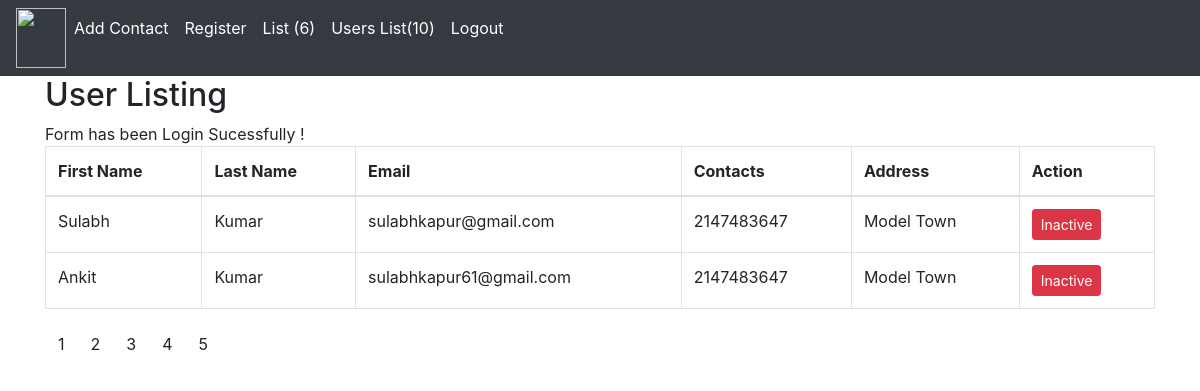
/list_register.php?page=3 (signed in), run on the app's committed database.
### tables this page shows
CREATE TABLE `registartion_1` (
  `id` int(12) NOT NULL,
  `first_name` text DEFAULT NULL,
  `last_name` text DEFAULT NULL,
  `email` varchar(255) DEFAULT NULL,
  `password` varchar(255) DEFAULT NULL,
  `contact` int(255) DEFAULT NULL,
  `address` varchar(255) DEFAULT NULL,
  `created_date` datetime NOT NULL DEFAULT current_timestamp(),
  `updated_date` datetime NOT NULL DEFAULT current_timestamp(),
  `is_active` int(12) NOT NULL DEFAULT 1,
  `image` varchar(255) DEFAULT NULL
);

### function.php (called while the page is built, shortened)
<?php
function getTotaluser($connection){
  $query1 = "SELECT COUNT(id) as total_count FROM registartion_1";
  $res1 = mysqli_query($connection,$query1);
  $out = false;
  while($row1 = mysqli_fetch_assoc($res1)){
    $out = $row1['total_count'];
  }
  return $out;
}
?>

### list_register.php (the view, shortened to what this page needs)
<?php
include('./connection.php');
include('./function.php');
$total_rec = getTotaluser($connection);
$limit_user = 2;
$total_pages = ceil($total_rec/$limit_user);
$current_pages = 1;
if(isset($_GET['page']) && !empty($_GET['page'])){
  $current_pages= $_GET['page'];
}
$offset_1 = ($current_pages-1) * $limit_user;
$query_1 = 'SELECT * FROM registartion_1  Limit '.$limit_user.' OFFSET '.$offset_1;
$res = mysqli_query($connection,$query_1);
$output = [];
while($row_1 = mysqli_fetch_assoc($res)){
    $output[] = $row_1;
}
$success = false;
if(isset($_SESSION['success']) AND !empty($_SESSION['success'])){
  $success = $_SESSION['success'];
}
?>
<!DOCTYPE html>
<html lang="en">
<html lang="en">
<head>
  <link rel="stylesheet" href="https://stackpath.bootstrapcdn.com/bootstrap/4.5.0/css/bootstrap.min.css">
<link rel="stylesheet" href="https://maxcdn.bootstrapcdn.com/font-awesome/4.7.0/css/font-awesome.min.css">
</head>
<body>
<?php include ('./nav_bar.php'); ?>
<div class="container">
  <h2>User Listing</h2>
  <?php if(count($output) > 0) { ?>
    <?php echo  $success;?>
  <table class="table table-bordered">
    <thead>
      <tr>
        <th>First Name</th>
        <th>Last Name</th>
        <th>Email</th>
        <th>Contacts</th>
        <th>Address</th>
        <th>Action</th>
      </tr>
    </thead>
    <tbody>
    <?php foreach($output as $key => $value){?>
        <tr>
            <td><?php echo $value['first_name']; ?></td>
            <td><?php echo $value['last_name']; ?></td>
            <td><?php echo $value['email']; ?></td>
            <td><?php echo $value['contact']; ?></td>
            <td><?php echo $value['address']; ?></td>
            <td>
            <?php
              if($value['is_active']==0){
                echo '<a class="btn btn-sm btn-success" href ="./update_user_status.php?id='. $value['id'].'&is_active=1">Active</a>';
              } else{
                echo '<a class="btn btn-sm btn-danger" href ="./update_user_status.php?id='. $value['id'].'&is_active=0">Inactive</a>';
              }
              ?>
            </td>
        </tr>
    <?php } ?>
    </tbody>
  </table>
  <ul class="pagination">
    <?php for($i=1; $i<=$total_pages; $i++){?>
       <li><a type="button" class="btn btn-submit" href="http://localhost/Project1/list_register.php?page=<?php echo $i;?>"> <?php echo $i;?></a></li>
     <?php }?>
</ul>
  <?php }  else {?>
    <h3>Sorry,No Data is available!</h3>
<?php } ?>
</div>
</body>
</html>

### nav_bar.php (shortened to what this page needs)
<?php
$author_id=$_SESSION['user_id'];
$image_query ="SELECT * FROM registartion_1 WHERE id = $author_id";
$res_1 = mysqli_query($connection,$image_query);
while($row_image = mysqli_fetch_assoc($res_1)){
  $out_1 = $row_image['image'];
}
$query = "SELECT COUNT(*) as total_record FROM contact WHERE auth_id = '$author_id'";
$result = mysqli_query($connection ,$query);
while($row= mysqli_fetch_assoc($result)){
    $count = $row['total_record'];
}
$query = "SELECT COUNT(id) as total_count FROM registartion_1";
$res = mysqli_query($connection,$query);
while($row_1=mysqli_fetch_assoc($res)){
$count_1 = $row_1['total_count'];
}
?>
  <nav class="navbar navbar-expand-lg navbar-dark bg-dark">
  <div class="collapse navbar-collapse" id="navbarSupportedContent">
    <ul class="navbar-nav mr-auto">
    <img style="width:50px;height:60px;" src="./uploads/<?php echo $out_1; ?>"/>
    <li class="nav-item active">
        <a class="nav-link" href="http://localhost/Project1/add_Contact.php">Add Contact<span class="sr-only">(current)</span></a>
      </li>
      <li class="nav-item active">
        <a class="nav-link" href="http://localhost/Project1/registerform.php">Register <span class="sr-only">(current)</span></a>
      </li>
      <li class="nav-item active">
        <a class="nav-link" href="http://localhost/Project1/listing.php">List (<?php echo $count;?>) </a>
</li>
<li class="nav-item active">
        <a class="nav-link" href="http://localhost/Project1/list_register.php">Users List(<?php echo $count_1;?>)</a>
</li>
<li class="nav-item active">
        <a class="nav-link" href="http://localhost/Project1/logout.php">Logout</a>
</li>
    </ul>
  </div>
</nav>

### list_register.php (style rules this page uses)
.btn-sm { color:#fff !important; }

### data on the page
registartion_1: first_name "Sulabh", last_name "Kumar", email "sulabhkapur@gmail.com", contact "2147483647", address "Model Town"
registartion_1: first_name "Ankit", last_name "Kumar", email "sulabhkapur61@gmail.com", contact "2147483647", address "Model Town"

### other printed values
$count "6"
$count_1 "10"
$success "Form has been Login Sucessfully !"
